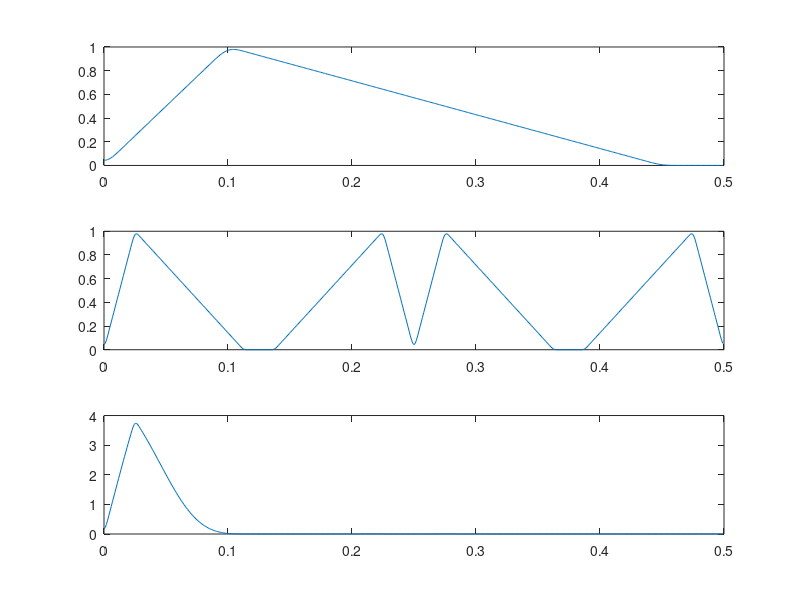

Here is the MATLAB script that generated this plot:
F = [0, 0.2, 0.9, 1];
A = [0, 1, 0, 0]; 

x = fir2(128,F,A);
X = fft(x,1024);
f = 0:1/1024:(512-1)/1024;
subplot(3,1,1);
plot(f,abs(X(1:512)));

M = 4; 
y2 = zeros(1,M*length(x));
y2(1:M:length(y2)) = x;
Y2 = fft(y2,1024);
subplot(3,1,2);
plot(f,abs(Y2(1:512)));

y_inter = interp(x,M);
Y = fft(y_inter,1024);
subplot(3,1,3);
plot(f,abs(Y(1:512)));